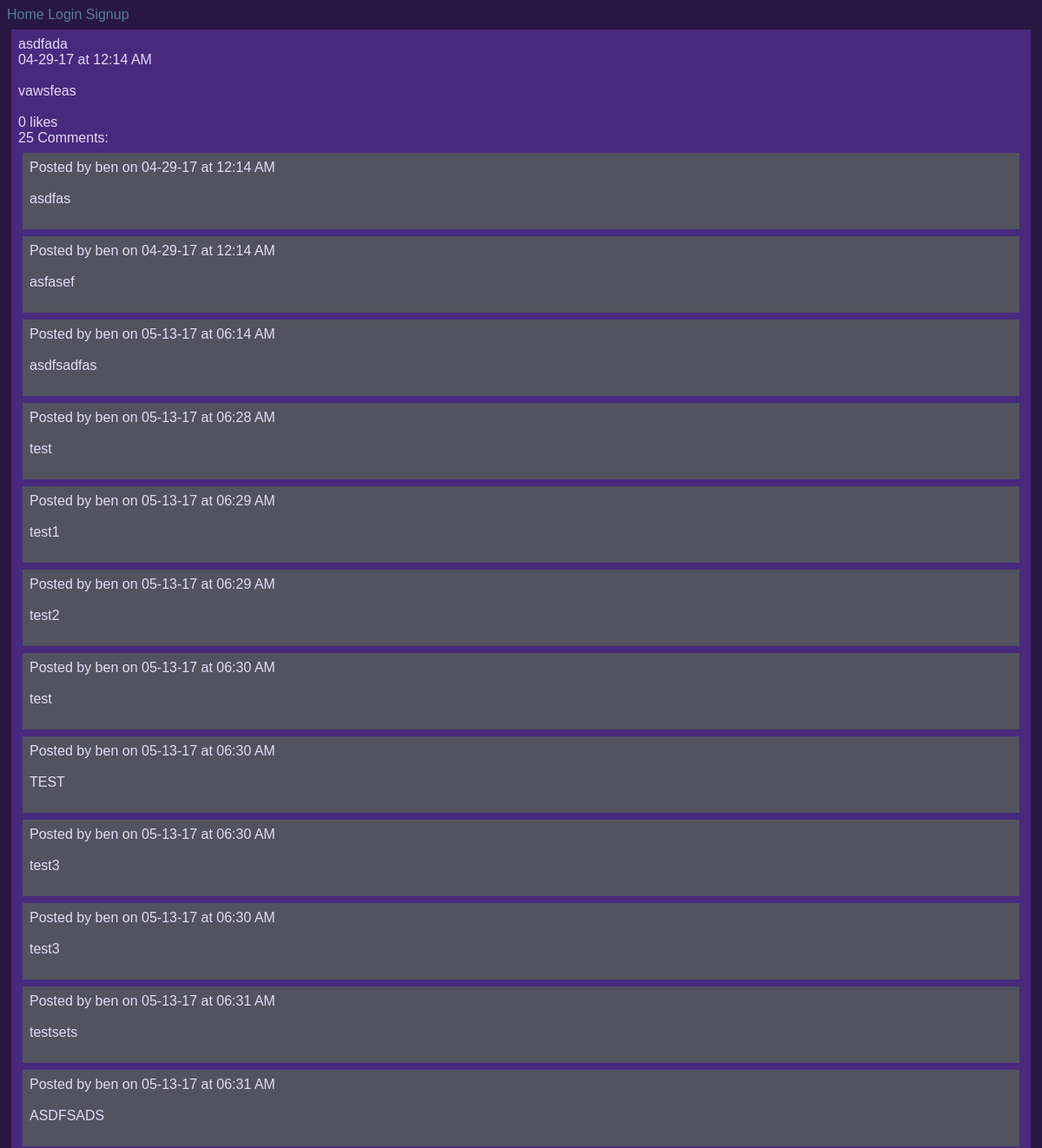
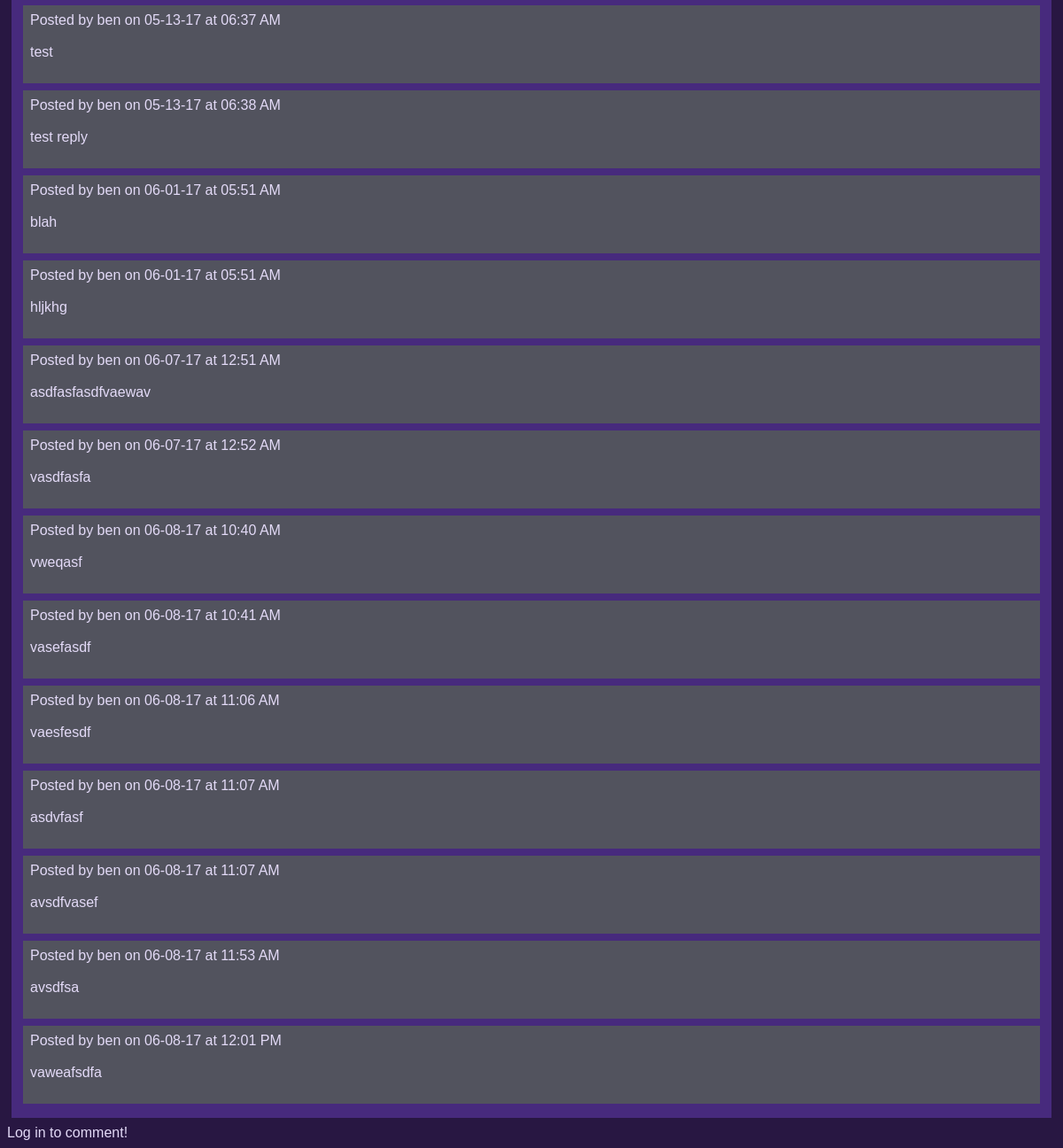
/ben/posts/18/, run on an earlier commit of the app's database (2 pictures, top to bottom).
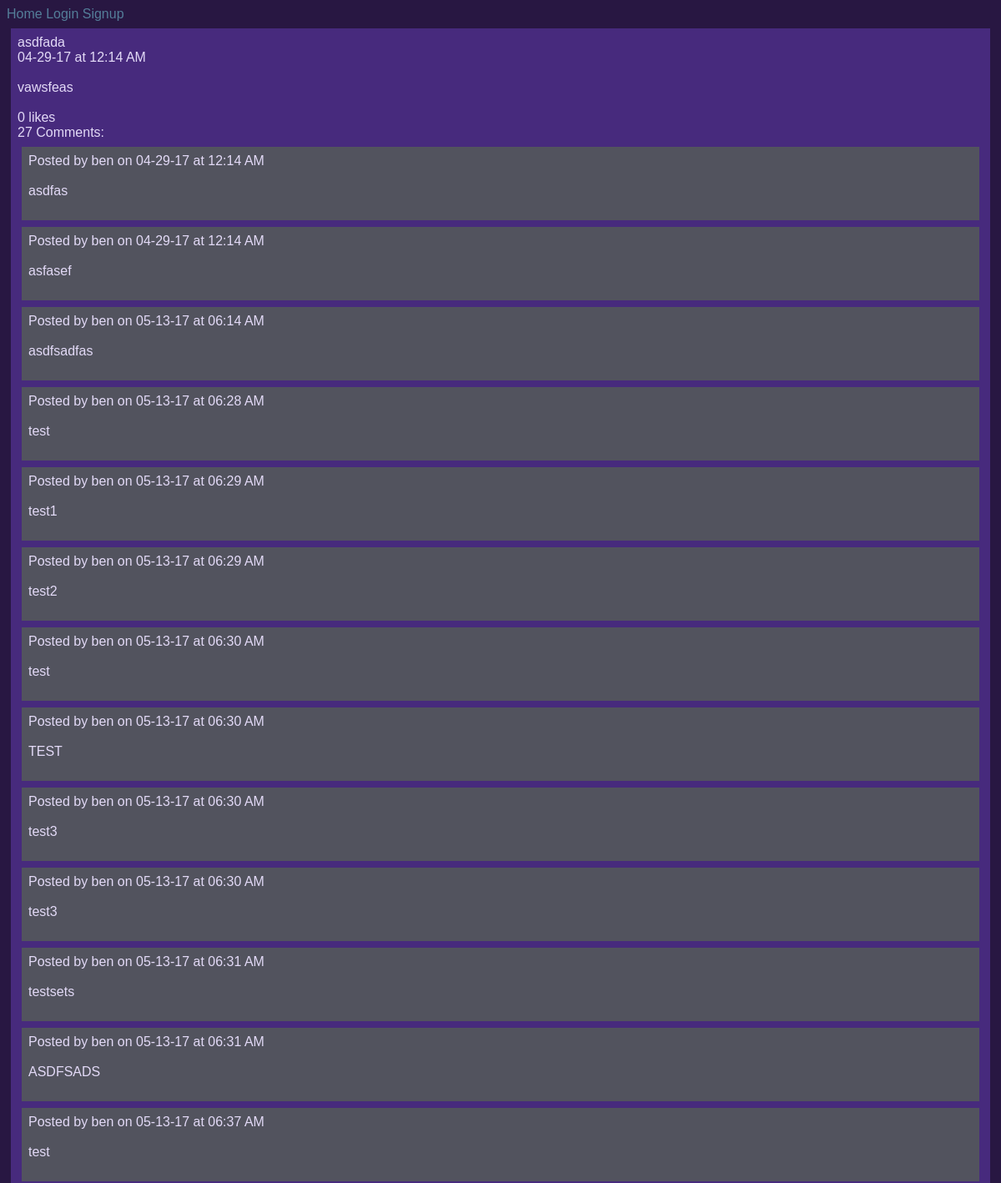
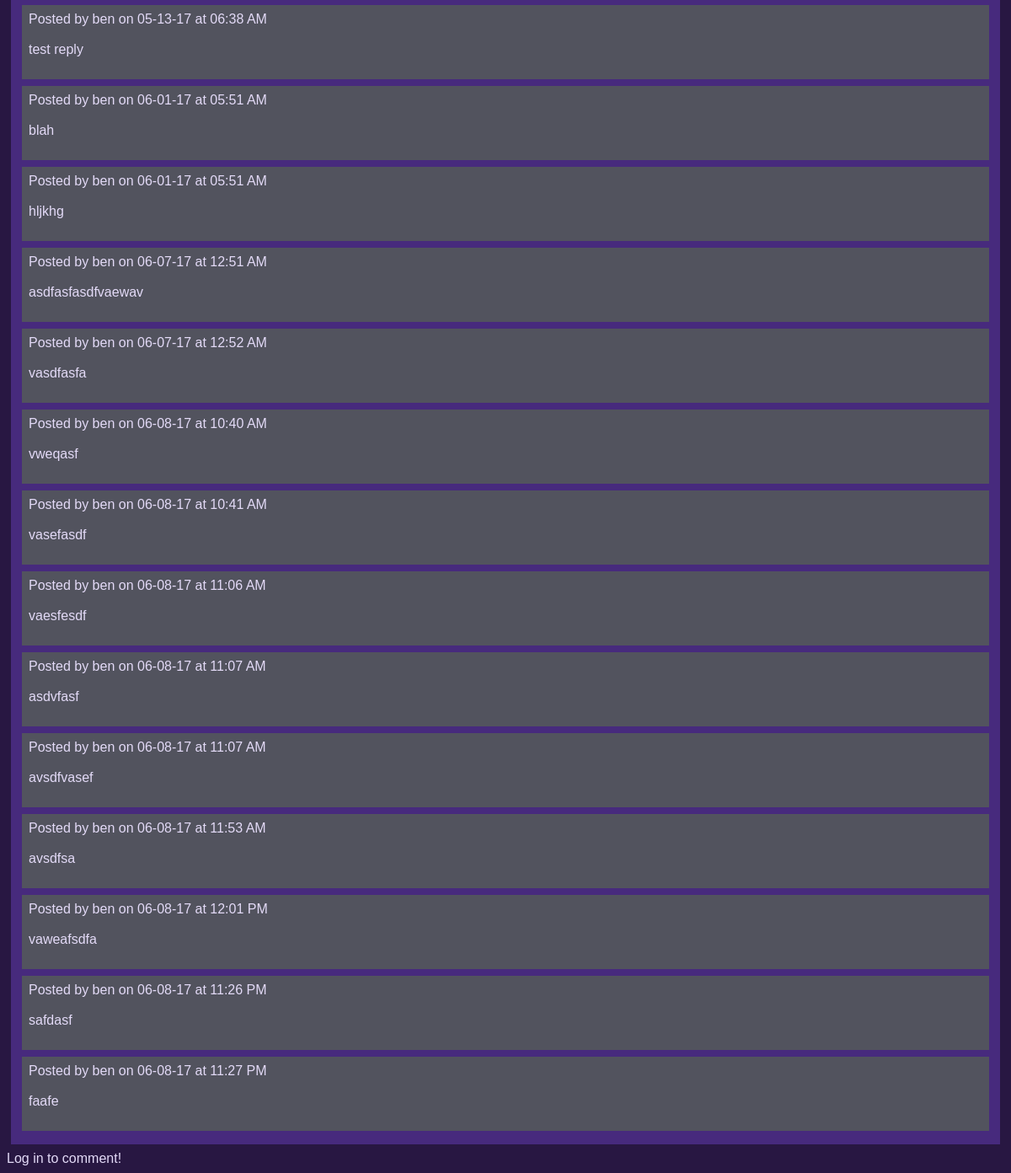
And on a later commit of the database (2 pictures, top to bottom).
### posts/models.py (models this page shows)
class Post(models.Model):
        title = models.CharField(max_length=100)
        pub_date = models.DateTimeField('date published', auto_now_add=True)
        body = models.TextField()
        user = models.ForeignKey(User, on_delete=models.CASCADE, null=True)
        def utc_to_local(self, utc_datetime):
	        return utc_datetime.astimezone(tz=None)
        def __str__(self):
	        date = self.utc_to_local(self.pub_date).strftime('%m-%d-%y')
	        time = self.utc_to_local(self.pub_date).strftime('%I:%M %p')
	        return '%s at %s \n\n %s \n\n' % (date, time, self.body)

### comments/models.py (models this page shows)
class Comment(models.Model):
    body = models.TextField()
    pub_date = models.DateTimeField('date published', auto_now_add=True)
    post = models.ForeignKey(Post, on_delete=models.CASCADE)
    user = models.ForeignKey(User, on_delete=models.CASCADE)
    def utc_to_local(self, utc_datetime):
        return utc_datetime.astimezone(tz=None)
    def __str__(self):
        date = self.utc_to_local(self.pub_date).strftime('%m-%d-%y')
        time = self.utc_to_local(self.pub_date).strftime('%I:%M %p')
        return '%s at %s \n\n %s \n\n' % (date, time, self.body)

### posts/views.py (the view)
# urls.py: url(r'^(?P<post_number>\d+)/$', views.displayPost, name='display-post'),
def displayPost(request, username, post_number):
    post = Post.objects.get(user=User.objects.get(username=username), id=post_number)
    comments = Comment.objects.filter(post=post)
    if request.method == "POST":
        comment_text = request.POST.get('the_comment')
        comment = Comment(body=comment_text, post=post, user=request.user)
        comment.save()
        user = request.user.username
        num_comments = post.comment_set.count()
        response_data = {
        'comment': str(comment),
        'comment_id': comment.id,
        'user':user,
        'comment_count': num_comments
        }
        return JsonResponse(response_data)
    else:
        comment_form = CommentForm()
        reply_form = ReplyForm()
    num_comments = post.comment_set.count()
    context = {
        'post': post,
        'comments':comments,
        'num_comments':num_comments,
        'comment_form': comment_form,
        'reply_form': reply_form # not initially in template. generated via ajax call if user clicks on reply link.
    }
    return render(request, 'posts/single_post.html', context)

### posts/templatetags/likes_features.py (called while the page is built)
@register.simple_tag
def like_text(count):
	if count == 1:
		return str(count) + " like"
	else:
		return str(count) + " likes"

@register.simple_tag
def comment_text(count):
	if count == 1:
		return str(count) + " Comment"
	else:
		return str(count) + " Comments"

### posts/templates/posts/single_post.html (shortened to what this page needs)
{% extends 'Blog/base.html' %}
{% load likes_features %}
{% block content %}
<div class="post">
{{ post.title|linebreaksbr }}<br>
{{ post|linebreaksbr }}
<span class="likes" id="like-{{ post.id }}">
{% like_text post.like_set.count %}
</span>
<div id="comment-section">
<span id="comment-count">{% comment_text post.comment_set.count %}:</span><br>
{% for comment in comments %}
	<div class="comment">
	Posted by {{ comment.user }} on
	{{ comment|linebreaksbr }}
	</div>
{% endfor %}
</div>
</div>
{% if user.is_authenticated %}
	<form action="" method="post" id="comment-form">
	{% csrf_token %}
	<h2>Comment:</h2>
		<table>
		{{ comment_form.as_table }}
		</table>
		<input type="submit", value="Chime in!">
	</form>
{% else %}
Log in to comment!
{% endif %}
{% endblock content %}

What changed in the data, as far as the page shows it:
computed for Post "asdfada": id "25 Comments" → "27 Comments"
added Comment: user "ben", pub_date+body "06-08-17 at 11:26 PM safdasf"
added Comment: user "ben", pub_date+body "06-08-17 at 11:27 PM faafe"
